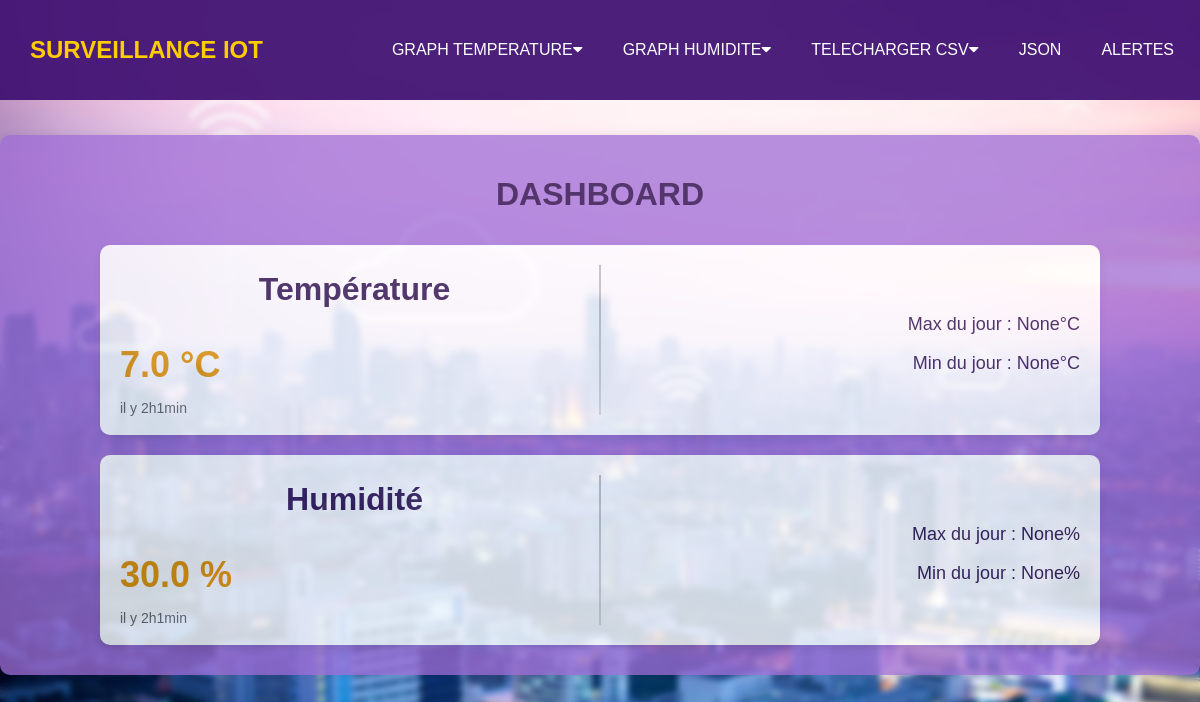
/table, run on an earlier commit of the app's database.
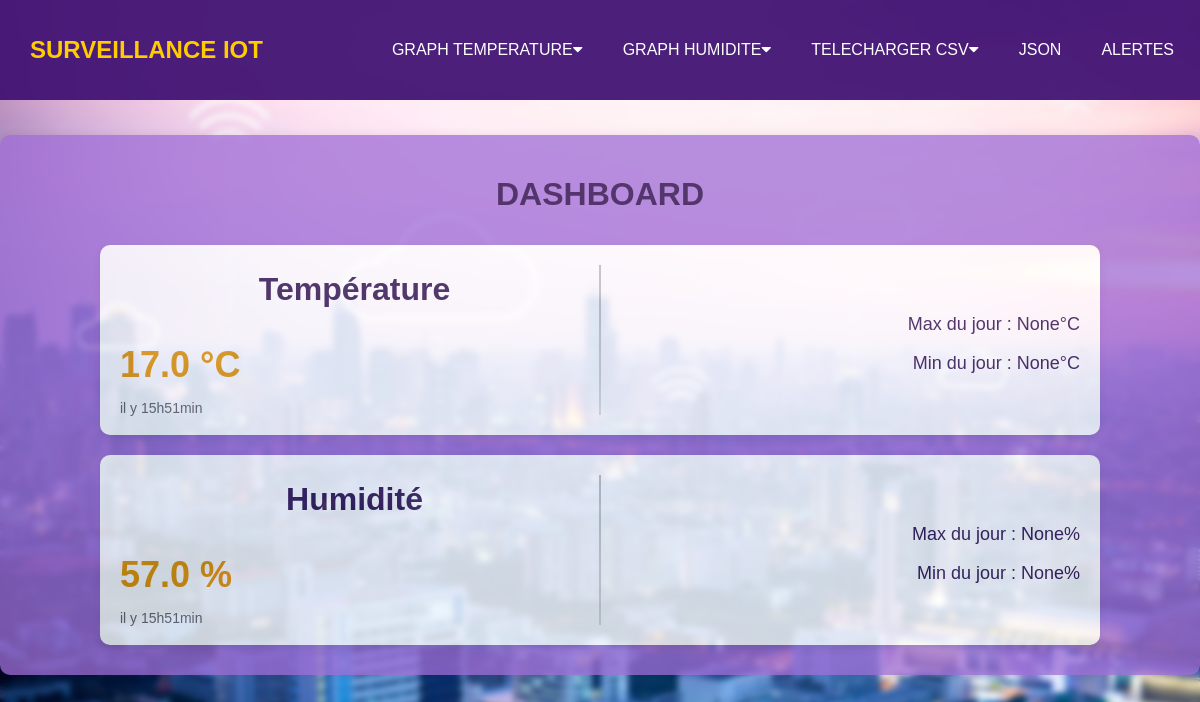
And on a later commit of the database.
### DHT/models.py (models this page shows)
class Dht11(models.Model):
  temp = models.FloatField(null=True)
  hum = models.FloatField(null=True)
  dt = models.DateTimeField(auto_now_add=True,null=True)

### DHT/views.py (the view)
# urls.py: path('table',views.table, name='table'),
def table(request):
    derniere_ligne = Dht11.objects.last()
    derniere_date = Dht11.objects.last().dt
    delta_temps = timezone.now() - derniere_date
    difference_minutes = delta_temps.seconds // 60
    temps_ecoule = ' il y a ' + str(difference_minutes) + ' min'
    if difference_minutes > 60:
        temps_ecoule = 'il y ' + str(difference_minutes // 60) + 'h' + str(difference_minutes % 60) + 'min'
    today = timezone.now().date()
    daily_records = Dht11.objects.filter(dt__date=today)
    max_temp = daily_records.aggregate(Max('temp'))['temp__max']
    min_temp = daily_records.aggregate(Min('temp'))['temp__min']
    max_hum = daily_records.aggregate(Max('hum'))['hum__max']
    min_hum = daily_records.aggregate(Min('hum'))['hum__min']
    valeurs = {'date': temps_ecoule, 'id': derniere_ligne.id, 'temp': derniere_ligne.temp, 'hum': derniere_ligne.hum ,'max_temp': max_temp,'min_temp': min_temp,'max_hum': max_hum,'min_hum': min_hum,}
    return render(request, 'value.html', {'valeurs': valeurs})

### templates/value.html (shortened to what this page needs)
{% extends 'navBar.html' %}
{% load static %}
{% block index %}
<html lang="en">
<head>
    <link rel="stylesheet" href="{% static 'css/chart.css' %}">
</head>
<body>
    <div class="dashboard">
        <h1>DASHBOARD </h1>
        <div class="rectangle">
            <div class="left-section">
                <h1 class="title">Température</h1>
                <p class="value">{{ valeurs.temp }} °C</p>
                <p class="time">{{ valeurs.date }}</p>
            </div>
            <div class="divider"></div>
            <div class="right-section">
                <p class="max">Max du jour : {{ valeurs.max_temp }}°C</p>
                <p class="min">Min du jour : {{ valeurs.min_temp}}°C</p>
            </div>
        </div>
        <div class="rectangle">
            <div class="left-section">
                <h1 class="title">Humidité</h1>
                <p class="value">{{ valeurs.hum }} %</p>
                <p class="time">{{ valeurs.date }}</p>
            </div>
            <div class="divider"></div>
            <div class="right-section">
                <p class="max">Max du jour : {{ valeurs.max_hum }}%</p>
                <p class="min">Min du jour : {{ valeurs.min_hum}}%</p>
            </div>
        </div>
        </div>
</body>
</html>
{% endblock index %}

What changed in the data, as far as the page shows it:
no longer on this page (row unchanged): Dht11: temp "7.0", hum "30.0"
added Dht11: temp "17.0", hum "57.0"
Also different on the page:
{{ valeurs.date }}: "il y 2h1min" → "il y 15h51min"
